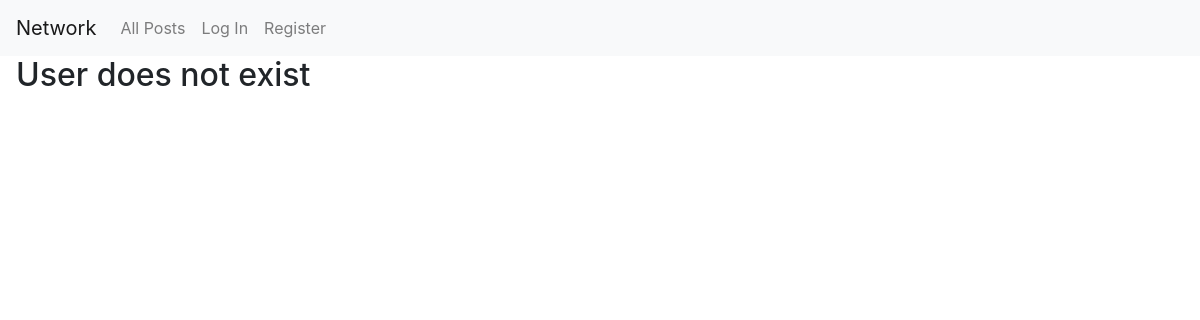
The app's page /test_user, older data.
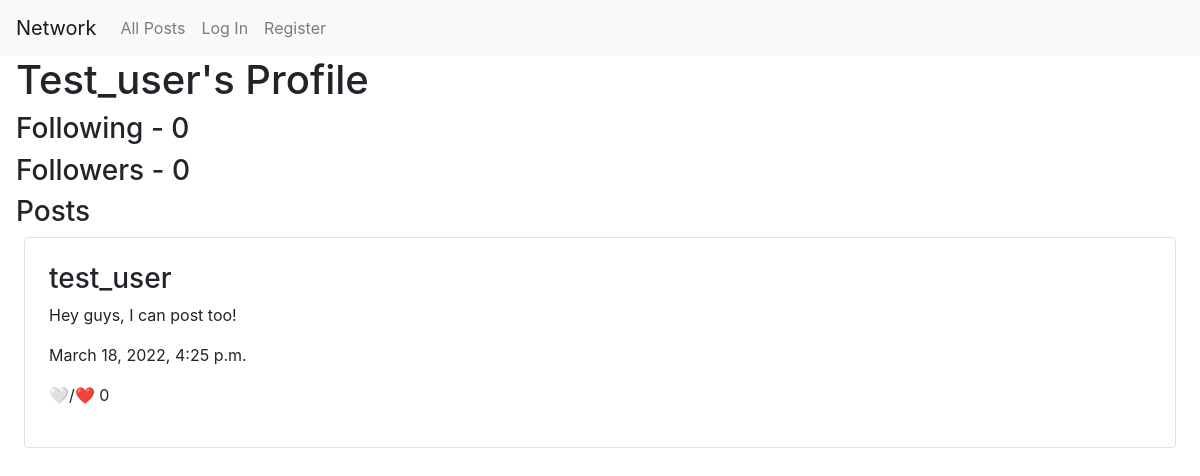
The same page, newer data.
### network/models.py (models this page shows, shortened)
class User(AbstractUser):
    following = models.ManyToManyField('self', blank=True, related_name='followers', symmetrical=False)

class Post(models.Model):
    user = models.ForeignKey(User, on_delete=models.CASCADE, related_name='posts')
    content = models.CharField(max_length=300)
    likes = models.PositiveIntegerField(default=0)
    user_likes = models.ManyToManyField(User)
    created = models.DateTimeField(auto_now_add=True)
    class Meta:
        ordering = ['-created']

### network/views.py (the view)
# urls.py: path("<str:username>", views.profile, name="profile")
def profile(request, username):
    user = request.user
    try:
        profileOwner = User.objects.get(username=username)
        posts = profileOwner.posts.all()
    except User.DoesNotExist:
        profileOwner = None
        posts = None
    if user.username == username:
        currentUser = True
    else:
        currentUser = False
    return render(request, "network/profile.html", {
        'profileOwner': profileOwner,
        'posts': posts,
        'currentUser': currentUser
    })

### network/templates/network/profile.html (shortened to what this page needs)
{% extends "network/layout.html" %}
{% block body %}
    {% if not profileOwner %}
        <h2 class="ml-3">User does not exist</h2>
    {% else %}
        <h1 class="ml-3">{{ profileOwner.username | capfirst }}'s Profile</h1>
        <h3 class="ml-3">Following - {{ profileOwner.followers.count }}</h3>
        <h3 class="ml-3">Followers - {{ profileOwner.following.count }}</h3>
        <h3 class="ml-3">Posts</h3>
        {% for post in posts %}
            <div class="border rounded mx-4 mb-2 p-4">
                <h3>{{ post.user.username }}</h3>
                <p>{{ post.content }}</p>
                <p>{{ post.created }}</p>
                <p>🤍/❤️ {{ post.likes}}</p>
            </div>
        {% endfor %}
    {% endif %}
{% endblock %}

Row changes from the older to the newer data that the page shows:
added User: username "Test_user", followers.count "0", following.count "0"
added Post: user.username "test_user", content "Hey guys, I can post too!", created "March 18, 2022, 4:25 p.m.", likes "0"
Text that changed along with them:
text no longer shown: "User does not exist"
text now shown: "'s Profile Following - Followers - Posts"
